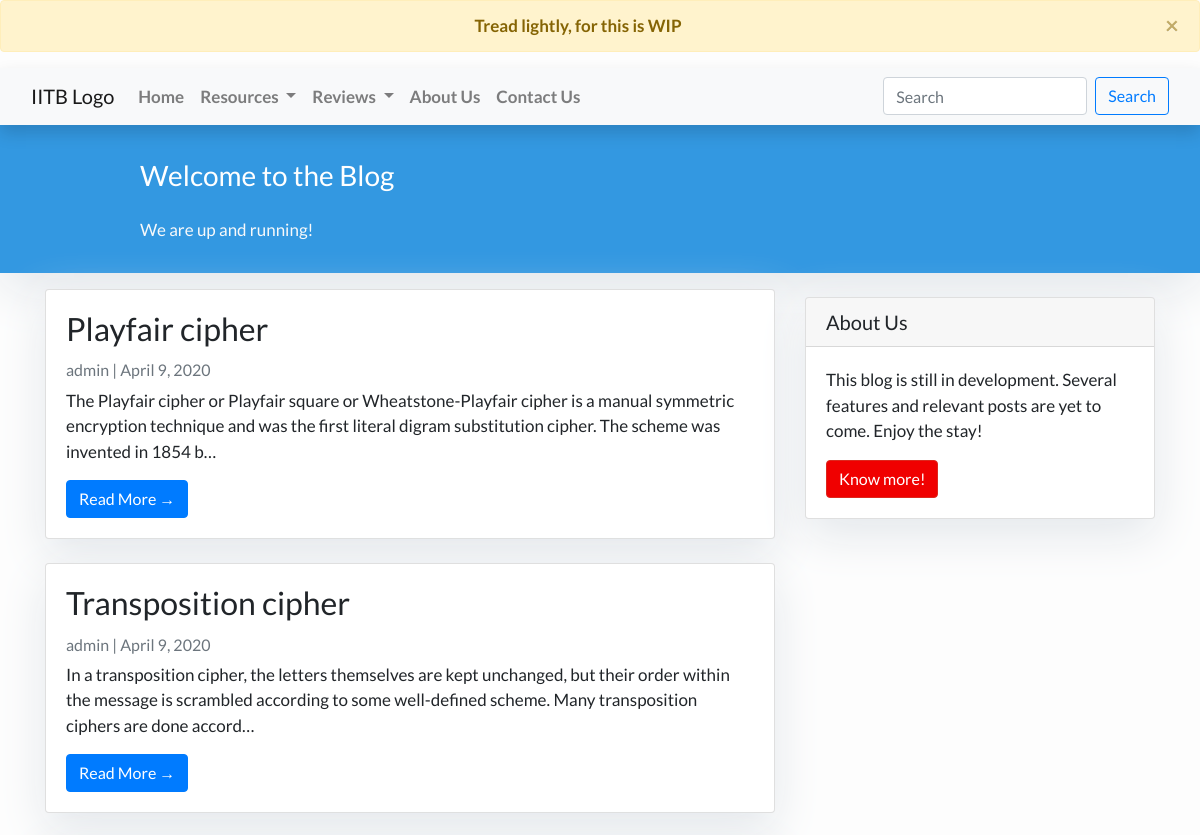
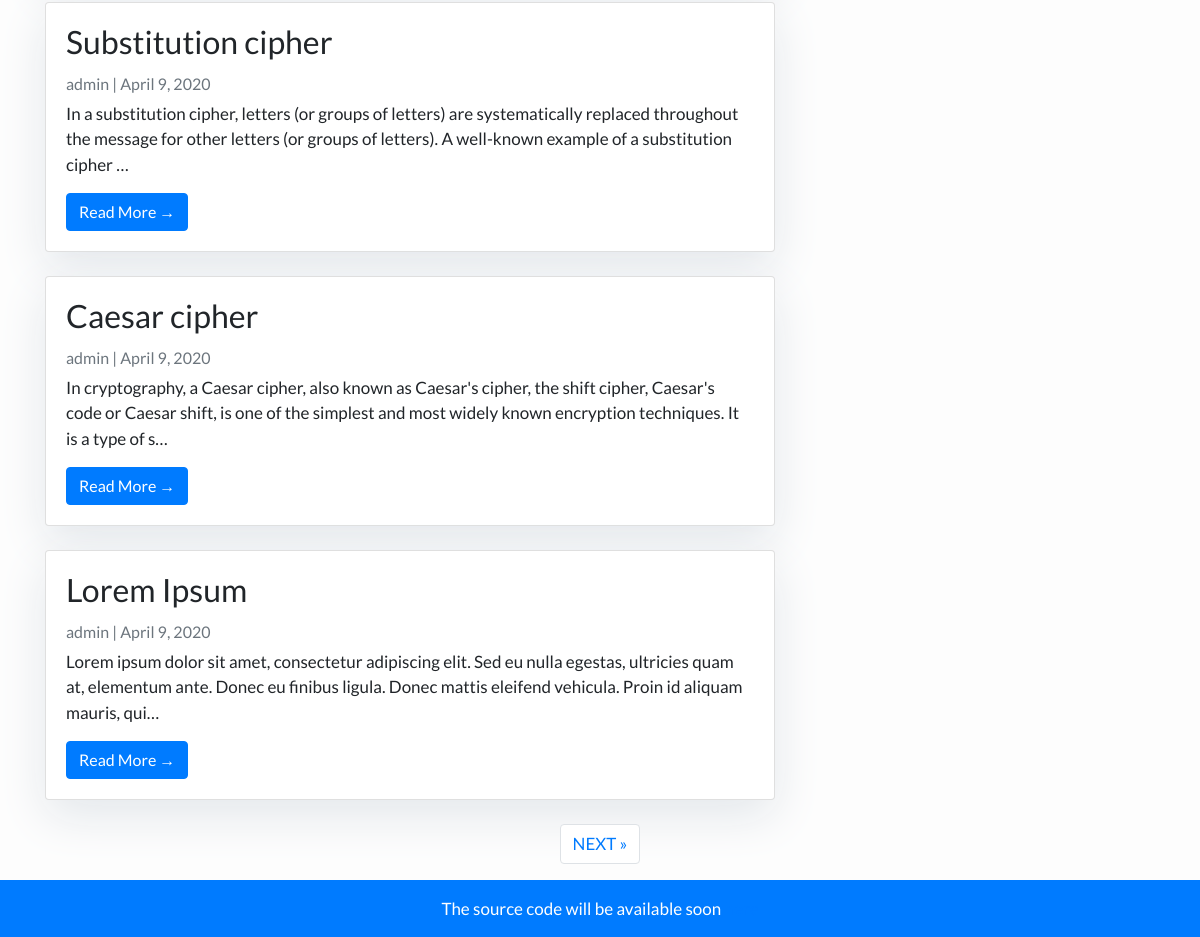
The app's page /, older data (2 pictures, top to bottom).
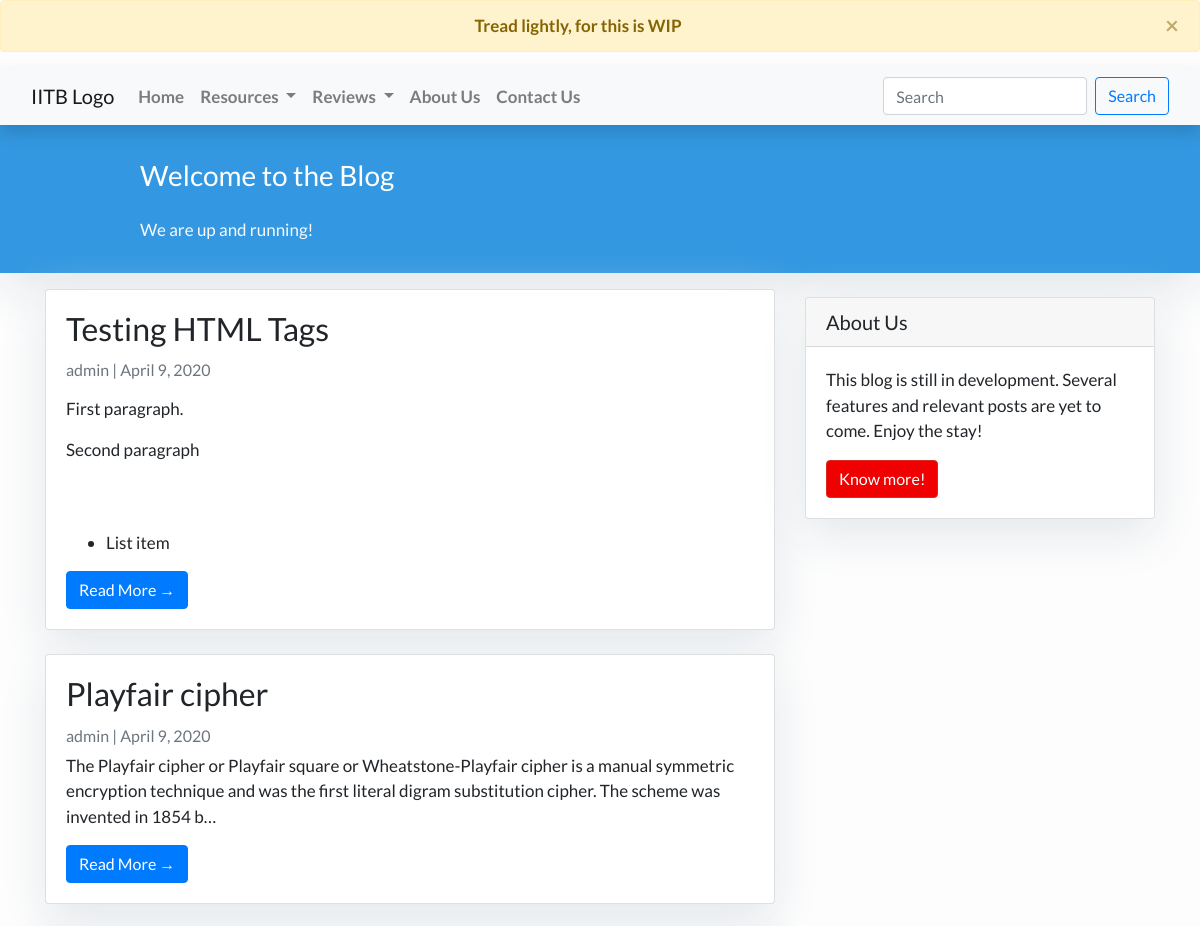
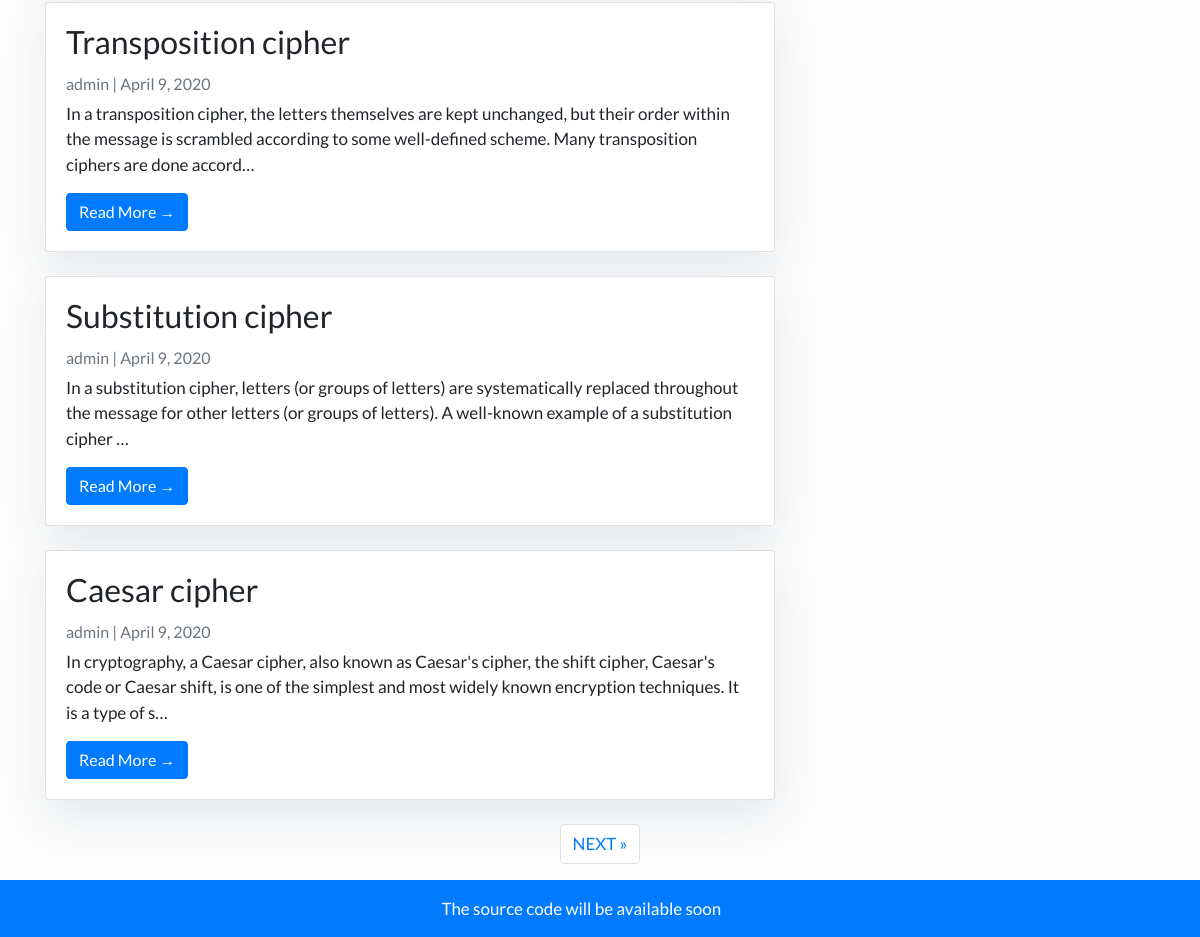
The same page, newer data (2 pictures, top to bottom).
### feed/models.py (models this page shows, shortened)
class Post(models.Model):
    title = models.CharField(max_length=200, unique=True)
    slug = models.SlugField(max_length=50, unique=True)
    author = models.ForeignKey(settings.AUTH_USER_MODEL, on_delete=models.CASCADE)
    content = models.TextField()
    published_date = models.DateTimeField(default=timezone.now)
    published_date_mdy = models.DateField(default=date.today)

### feed/views.py (the view)
# urls.py: path('', views.PostList.as_view(), name='home'),
class PostList(generic.ListView):
    queryset = Post.objects.order_by('-published_date')
    template_name = 'feed/index.html'
    paginate_by = 5
    context_object_name = 'post_list'

### feed/templates/feed/index.html (shortened to what this page needs)
{% extends "feed/base.html" %}
{% block content %}
<header class="masthead">
    <div class="container">
        <div class="row">
            <div class=" col-md-8 col-md-10 mx-auto">
                <div class="site-heading">
                    <h3 class=" site-heading my-4 mt-3 text-white"> Welcome to the Blog </h3>
                    <p class="text-light">We are up and running! &nbsp
                    </p>
                </div>
            </div>
        </div>
    </div>
</header>
<div class="container">
    <div class="row">
        <div class="col-md-8 mt-3 left">
            {% for post in post_list %}
            <div class="card mb-4">
                <div class="card-body">
                    <h2 class="card-title">{{ post.title }}</h2>
                    <p class="card-text text-muted h6">{{ post.author }} | {{ post.published_date_mdy}} </p>
                    <p class="card-text">{{ post.content|truncatechars:200|safe }}</p>
                    <a href="{% url 'post_detail' post.slug  %}" class="btn btn-primary">Read More &rarr;</a>
                </div>
            </div>
            {% endfor %}
        </div>
        {% block sidebar %} {% include 'feed/sidebar.html' %} {% endblock sidebar %}
    </div>
    {% if is_paginated %}
    <ul class="pagination justify-content-center">
        {% if page_obj.has_next %}
        <li class="page-item"><a href="?page={{ page_obj.next_page_number }}" class="page-link"> NEXT &raquo;</a></li>
        {% endif %}
    </ul>
    </div>
    {% endif %}
{%endblock%}

Row changes from the older to the newer data that the page shows:
no longer on this page (row unchanged): Post: title "Lorem Ipsum", author "admin", published_date_mdy "April 9, 2020", content "Lorem ipsum dolor sit amet, consectetur adipiscing elit. Sed eu nulla egestas, ultricies quam at, elementum ante. Donec eu finibus ligula. Donec mattis eleifend vehicula. Proin id aliquam mauris, qui…"
added Post: title "Testing HTML Tags", author "admin", published_date_mdy "April 9, 2020", content "First paragraph. Second paragraph List item"
